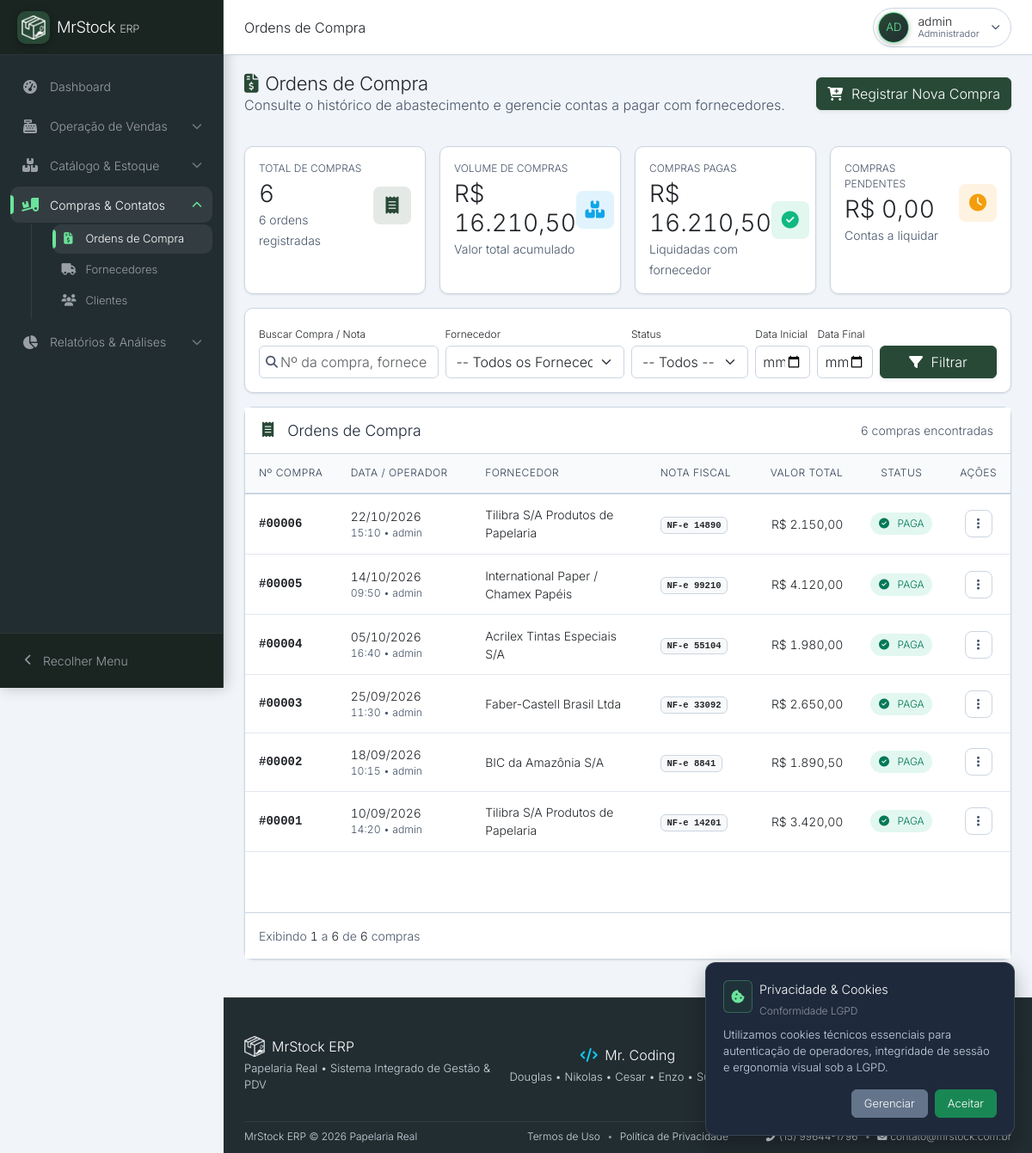
Page /compras/index.php (signed in) on the committed database.
### tables this page shows
CREATE TABLE `compras` (
  `id` int(11) NOT NULL AUTO_INCREMENT,
  `fornecedor_id` int(11) NOT NULL,
  `usuario_id` int(11) NOT NULL,
  `numero_nota` varchar(50) DEFAULT NULL,
  `valor_total` decimal(10,2) NOT NULL,
  `tipo_pagamento` varchar(50) DEFAULT NULL,
  `status` enum('PENDENTE','PAGA','CANCELADA') DEFAULT 'PENDENTE',
  `data_compra` datetime DEFAULT current_timestamp(),
  PRIMARY KEY (`id`),
  KEY `fornecedor_id` (`fornecedor_id`),
  KEY `usuario_id` (`usuario_id`),
  CONSTRAINT `compras_ibfk_1` FOREIGN KEY (`fornecedor_id`) REFERENCES `fornecedores` (`id`),
  CONSTRAINT `compras_ibfk_2` FOREIGN KEY (`usuario_id`) REFERENCES `usuarios` (`id`)
);

CREATE TABLE `usuarios` (
  `id` int(11) NOT NULL AUTO_INCREMENT,
  `username` varchar(50) NOT NULL,
  `password` varchar(255) NOT NULL,
  `perfil` enum('admin','caixa') DEFAULT 'caixa',
  PRIMARY KEY (`id`),
  UNIQUE KEY `username` (`username`)
);

CREATE TABLE `fornecedores` (
  `id` int(11) NOT NULL AUTO_INCREMENT,
  `nome` varchar(255) NOT NULL,
  `cnpj` varchar(20) DEFAULT NULL,
  `telefone` varchar(20) DEFAULT NULL,
  `email` varchar(255) DEFAULT NULL,
  `status` enum('ativo','inativo') DEFAULT 'ativo',
  `contato` varchar(100) DEFAULT NULL,
  `endereco` varchar(255) DEFAULT NULL,
  `numero` varchar(50) DEFAULT NULL,
  `bairro` varchar(100) DEFAULT NULL,
  `cidade` varchar(100) DEFAULT NULL,
  `estado` char(2) DEFAULT NULL,
  `cep` varchar(10) DEFAULT NULL,
  PRIMARY KEY (`id`)
);

### compras/index.php (the view, shortened to what this page needs)
<?php
require_once __DIR__ . '/../inc/database.php';
$busca          = trim($_GET['busca'] ?? '');
$data_inicio    = trim($_GET['data_inicio'] ?? '');
$data_fim       = trim($_GET['data_fim'] ?? '');
$where = ["1=1"];
$params = [];
$whereSql = implode(' AND ', $where);
$sqlKpi = "
    SELECT
        COUNT(c.id) AS total_compras,
        COALESCE(SUM(c.valor_total), 0) AS total_valor,
        COALESCE(SUM(CASE WHEN c.status = 'PAGA' THEN c.valor_total ELSE 0 END), 0) AS total_pagas,
        COALESCE(SUM(CASE WHEN c.status = 'PENDENTE' THEN c.valor_total ELSE 0 END), 0) AS total_pendentes
    FROM compras c
    LEFT JOIN fornecedores f ON c.fornecedor_id = f.id
    WHERE $whereSql
";
$stmtKpi = $pdo->prepare($sqlKpi);
$stmtKpi->execute($params);
$kpiData = $stmtKpi->fetch(PDO::FETCH_ASSOC);
$totalCompras          = (int)($kpiData['total_compras'] ?? 0);
$totalValorCompras     = (float)($kpiData['total_valor'] ?? 0.0);
$totalComprasPagas     = (float)($kpiData['total_pagas'] ?? 0.0);
$totalComprasPendentes = (float)($kpiData['total_pendentes'] ?? 0.0);
$limit = 10;
$page  = max(1, (int)($_GET['pagina'] ?? 1));
$totalRows = $totalCompras;
$offset = ($page - 1) * $limit;
$sql = "
    SELECT c.*, f.nome AS fornecedor_nome, u.username
    FROM compras c
    LEFT JOIN fornecedores f ON c.fornecedor_id = f.id
    LEFT JOIN usuarios u ON c.usuario_id = u.id
    WHERE $whereSql
    ORDER BY c.data_compra DESC
    LIMIT :limit OFFSET :offset
";
$stmt = $pdo->prepare($sql);
$stmt->bindValue(':limit', $limit, PDO::PARAM_INT);
$stmt->bindValue(':offset', $offset, PDO::PARAM_INT);
$stmt->execute();
$compras = $stmt->fetchAll(PDO::FETCH_ASSOC);
require_once __DIR__ . '/../inc/header.php';
?>
<div class="content-header d-flex justify-content-between align-items-center mb-3 flex-wrap gap-2">
    <div>
        <h2 class="fw-bold text-dark m-0"><i class="fas fa-file-invoice-dollar text-primary me-2"></i>Ordens de Compra</h2>
        <p class="text-muted m-0">Consulte o histórico de abastecimento e gerencie contas a pagar com fornecedores.</p>
    </div>
    <a href="<?= BASE_URL ?>/compras/nova.php" class="btn btn-primary fw-bold shadow-sm">
        <i class="fas fa-cart-plus me-1"></i> Registrar Nova Compra
    </a>
</div>
<div class="content-body">
    <div class="row g-3 mb-3">
        <div class="col-12 col-sm-6 col-xl-3">
            <div class="so-card p-3 mb-0 h-100">
                <div class="d-flex align-items-center justify-content-between">
                    <div>
                        <span class="text-muted text-uppercase fw-bold text-xs d-block mb-1">Total de Compras</span>
                        <h3 class="fw-bold text-dark m-0 tabular-nums" data-kpi="<?= $totalCompras ?>"><?= number_format($totalCompras, 0, ',', '.') ?></h3>
                        <small class="text-muted"><?= $totalCompras === 1 ? '1 ordem de compra' : "$totalCompras ordens registradas" ?></small>
                    </div>
                    <div class="kpi-icon-box kpi-icon-box--primary">
                        <i class="fas fa-receipt"></i>
                    </div>
                </div>
            </div>
        </div>
        <div class="col-12 col-sm-6 col-xl-3">
            <div class="so-card p-3 mb-0 h-100">
                <div class="d-flex align-items-center justify-content-between">
                    <div>
                        <span class="text-muted text-uppercase fw-bold text-xs d-block mb-1">Volume de Compras</span>
                        <h3 class="fw-bold text-dark m-0 tabular-nums" data-kpi="<?= $totalValorCompras ?>">R$ <?= number_format($totalValorCompras, 2, ',', '.') ?></h3>
                        <small class="text-muted">Valor total acumulado</small>
                    </div>
                    <div class="kpi-icon-box kpi-icon-box--info">
                        <i class="fas fa-boxes-stacked"></i>
                    </div>
                </div>
            </div>
        </div>
        <div class="col-12 col-sm-6 col-xl-3">
            <div class="so-card p-3 mb-0 h-100">
                <div class="d-flex align-items-center justify-content-between">
                    <div>
                        <span class="text-muted text-uppercase fw-bold text-xs d-block mb-1">Compras Pagas</span>
                        <h3 class="fw-bold text-dark m-0 tabular-nums" data-kpi="<?= $totalComprasPagas ?>">R$ <?= number_format($totalComprasPagas, 2, ',', '.') ?></h3>
                        <small class="text-muted">Liquidadas com fornecedor</small>
                    </div>
                    <div class="kpi-icon-box kpi-icon-box--success">
                        <i class="fas fa-circle-check"></i>
                    </div>
                </div>
            </div>
        </div>
        <div class="col-12 col-sm-6 col-xl-3">
            <div class="so-card p-3 mb-0 h-100">
                <div class="d-flex align-items-center justify-content-between">
                    <div>
                        <span class="text-muted text-uppercase fw-bold text-xs d-block mb-1">Compras Pendentes</span>
                        <h3 class="fw-bold text-dark m-0 tabular-nums" data-kpi="<?= $totalComprasPendentes ?>">R$ <?= number_format($totalComprasPendentes, 2, ',', '.') ?></h3>
                        <small class="text-muted">Contas a liquidar</small>
                    </div>
                    <div class="kpi-icon-box kpi-icon-box--warning">
                        <i class="fas fa-clock"></i>
                    </div>
                </div>
            </div>
        </div>
    </div>
    <div class="so-card p-3 mb-3">
        <form method="GET" action="<?= BASE_URL ?>/compras/index.php" class="row g-2 align-items-end">
            <div class="col-12 col-md-4 col-lg-3">
                <label for="filtro_busca" class="form-label fw-bold text-dark text-xs mb-1">Buscar Compra / Nota</label>
                <div class="position-relative">
                    <input type="text" id="filtro_busca" name="busca" class="form-control ps-4 shadow-none" placeholder="Nº da compra, fornecedor ou nota..." value="<?= htmlspecialchars($busca, ENT_QUOTES, 'UTF-8') ?>" aria-label="Buscar Compra / Nota">
                    <i class="fas fa-search position-absolute top-50 start-0 translate-middle-y ms-2 text-muted small"></i>
                </div>
            </div>
            <div class="col-12 col-sm-6 col-md-4 col-lg-3">
                <label for="filtro_fornecedor_id" class="form-label fw-bold text-dark text-xs mb-1">Fornecedor</label>
                <select id="filtro_fornecedor_id" name="fornecedor_id" class="form-select shadow-none" aria-label="Filtrar por Fornecedor">
                    <option value="">-- Todos os Fornecedores --</option>
                </select>
            </div>
            <div class="col-6 col-sm-3 col-md-2 col-lg-2">
                <label for="filtro_status" class="form-label fw-bold text-dark text-xs mb-1">Status</label>
                <select id="filtro_status" name="status" class="form-select shadow-none" aria-label="Filtrar por Status">
                    <option value="">-- Todos --</option>
                </select>
            </div>
            <div class="col-6 col-sm-3 col-md-2 col-lg-1">
                <label for="filtro_data_inicio" class="form-label fw-bold text-dark text-xs mb-1">Data Inicial</label>
                <input type="date" id="filtro_data_inicio" name="data_inicio" class="form-control tabular-nums shadow-none px-2" value="<?= htmlspecialchars($data_inicio, ENT_QUOTES, 'UTF-8') ?>" aria-label="Data Inicial">
            </div>
            <div class="col-6 col-sm-3 col-md-2 col-lg-1">
                <label for="filtro_data_fim" class="form-label fw-bold text-dark text-xs mb-1">Data Final</label>
                <input type="date" id="filtro_data_fim" name="data_fim" class="form-control tabular-nums shadow-none px-2" value="<?= htmlspecialchars($data_fim, ENT_QUOTES, 'UTF-8') ?>" aria-label="Data Final">
            </div>
            <div class="col-12 col-sm-6 col-md-4 col-lg-2 d-flex gap-2 justify-content-lg-end">
                <button type="submit" class="btn btn-primary fw-bold flex-fill shadow-sm" title="Aplicar Filtros" aria-label="Aplicar Filtros">
                    <i class="fas fa-filter me-1"></i> Filtrar
                </button>
            </div>
        </form>
    </div>
    <div class="so-card">
        <div class="so-card-header d-flex justify-content-between align-items-center">
            <h5 class="so-card-title m-0"><i class="fas fa-receipt text-primary me-2"></i>Ordens de Compra</h5>
            <span class="text-muted small tabular-nums fw-semibold">
                <?= $totalRows === 1 ? '1 compra encontrada' : number_format($totalRows, 0, ',', '.') . ' compras encontradas' ?>
            </span>
        </div>
        <div class="so-card-body p-0">
            <div class="table-responsive">
                <table class="table table-hover mb-0 so-table align-middle" id="tabelaCompras">
                    <thead>
                        <tr>
                            <th scope="col" width="12%">Nº Compra</th>
                            <th scope="col" width="18%">Data / Operador</th>
                            <th scope="col" width="26%">Fornecedor</th>
                            <th scope="col" width="14%">Nota Fiscal</th>
                            <th scope="col" width="14%" class="text-end pe-3">Valor Total</th>
                            <th scope="col" width="10%" class="text-center">Status</th>
                            <th scope="col" width="6%" class="text-center">Ações</th>
                        </tr>
                    </thead>
                    <tbody>
                        <?php if (count($compras) > 0): ?>
                            <?php foreach ($compras as $index => $c):
                                $isDropup = ($index >= count($compras) - 2) ? 'dropup' : '';
                            ?>
                            <tr class="linha-compra">
                                <td class="fw-bold text-dark font-monospace tabular-nums">
                                    #<?= str_pad((string)$c['id'], 5, '0', STR_PAD_LEFT) ?>
                                </td>
                                <td class="tabular-nums">
                                    <div class="fw-semibold text-dark"><?= date('d/m/Y', strtotime($c['data_compra'])) ?></div>
                                    <div class="text-muted small"><?= date('H:i', strtotime($c['data_compra'])) ?> &bull; <?= htmlspecialchars($c['username'] ?? 'Sistema', ENT_QUOTES, 'UTF-8') ?></div>
                                </td>
                                <td>
                                    <strong class="text-dark d-block"><?= htmlspecialchars($c['fornecedor_nome'] ?: 'Desconhecido', ENT_QUOTES, 'UTF-8') ?></strong>
                                </td>
                                <td>
                                    <span class="badge bg-light text-dark border font-monospace tabular-nums"><?= htmlspecialchars($c['numero_nota'] ?: 'S/N', ENT_QUOTES, 'UTF-8') ?></span>
                                </td>
                                <td class="text-end pe-3 fw-bold text-dark tabular-nums">
                                    R$ <?= number_format((float)$c['valor_total'], 2, ',', '.') ?>
                                </td>
                                <td class="text-center">
                                    <?php if ($c['status'] === 'PAGA'): ?>
                                        <span class="so-badge so-badge-success"><i class="fas fa-circle-check me-1"></i>PAGA</span>
                                    <?php else: ?>
                                        <span class="so-badge so-badge-warning"><i class="fas fa-clock me-1"></i>PENDENTE</span>
                                    <?php endif; ?>
                                </td>
                                <td class="text-center">
                                    <div class="dropdown <?= $isDropup ?>">
                                        <button class="so-actions-btn" type="button" data-bs-toggle="dropdown" data-bs-boundary="viewport" aria-expanded="false" aria-label="Ações da compra #<?= $c['id'] ?>" title="Ações">
                                            <i class="fas fa-ellipsis-vertical"></i>
                                        </button>
                                    </div>
                                </td>
                            </tr>
                            <?php endforeach; ?>
                        <?php endif; ?>
                    </tbody>
                </table>
            </div>
        </div>
        <?php
        $firstItem = $totalRows > 0 ? ($offset + 1) : 0;
        $lastItem  = min($offset + $limit, $totalRows);
        ?>
        <div class="card-footer bg-white border-top p-3">
            <div class="d-flex flex-column flex-md-row justify-content-between align-items-center gap-3">
                <span class="text-muted small">
                    Exibindo <strong class="tabular-nums text-dark"><?= $firstItem ?></strong> a <strong class="tabular-nums text-dark"><?= $lastItem ?></strong> de <strong class="tabular-nums text-dark"><?= $totalRows ?></strong> <?= ($totalRows === 1) ? 'compra' : 'compras' ?>
                </span>
            </div>
        </div>
    </div>
</div>
<?php require_once __DIR__ . '/../inc/footer.php'; ?>

### rows in the picture
compras: id "00006", data_compra "22/10/2026", data_compra "15:10", usuario.username "admin", fornecedor.nome "Tilibra S/A Produtos de Papelaria", numero_nota "NF-e 14890", valor_total "2.150,00", status "PAGA" (drawn)
compras: id "00005", data_compra "14/10/2026", data_compra "09:50", usuario.username "admin", fornecedor.nome "International Paper / Chamex Papéis", numero_nota "NF-e 99210", valor_total "4.120,00", status "PAGA" (drawn)
compras: id "00004", data_compra "05/10/2026", data_compra "16:40", usuario.username "admin", fornecedor.nome "Acrilex Tintas Especiais S/A", numero_nota "NF-e 55104", valor_total "1.980,00", status "PAGA" (drawn)
compras: id "00003", data_compra "25/09/2026", data_compra "11:30", usuario.username "admin", fornecedor.nome "Faber-Castell Brasil Ltda", numero_nota "NF-e 33092", valor_total "2.650,00", status "PAGA" (drawn)
compras: id "00002", data_compra "18/09/2026", data_compra "10:15", usuario.username "admin", fornecedor.nome "BIC da Amazônia S/A", numero_nota "NF-e 8841", valor_total "1.890,50", status "PAGA" (drawn)
compras: id "00001", data_compra "10/09/2026", data_compra "14:20", usuario.username "admin", fornecedor.nome "Tilibra S/A Produtos de Papelaria", numero_nota "NF-e 14201", valor_total "3.420,00", status "PAGA" (drawn)

### other values in the picture
$group['title'] "Dashboard"
$group['title'] "Operação de Vendas"
$group['title'] "Catálogo & Estoque"
$group['title'] "Compras & Contatos"
$item['label'] "Ordens de Compra"
$item['label'] "Fornecedores"
$item['label'] "Clientes"
$group['title'] "Relatórios & Análises"
$_pageTitleClean "Ordens de Compra"
$_uInitials "AD"
$_uName "admin"
$_uLabel "Administrador"
$totalCompras "6"
$totalRows "6"
$firstItem "1"
